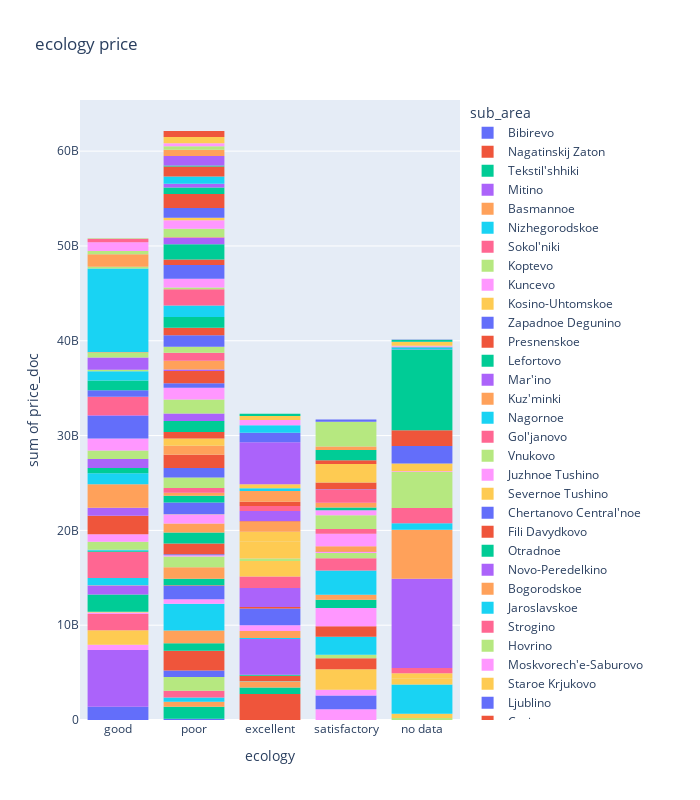

Here is the notebook cell this chart was saved with:
### Code cell
import plotly.express as px
fig = px.histogram(
    sber_data,
    y='price_doc',
    x='ecology',
    color='sub_area',
    title='ecology price',
    width=700,
    height=800,
    orientation='v'
    #notched=True,
    #points="all"
)
fig.show()
